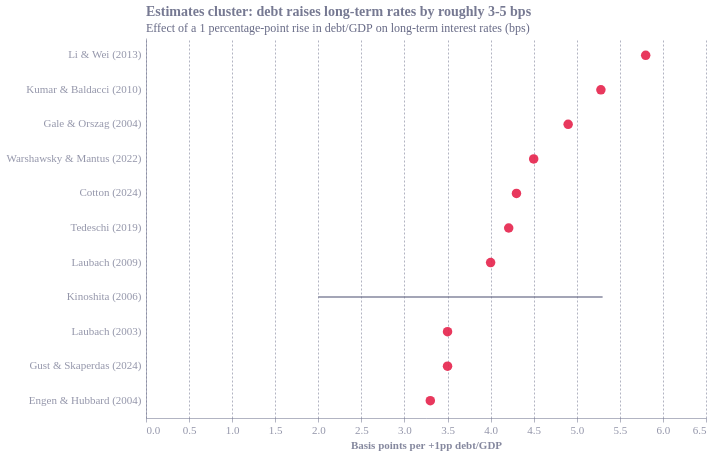

Write notebook code for a chart like this one.
### Code cell
# ---- data (Table 1: bps effect of +1pp debt/GDP on long-term rates) ----
# point = single estimate; low/high = range (Kinoshita only)
rows = [
    ("Laubach (2003)",            3.50, None, None),
    ("Engen & Hubbard (2004)",    3.30, None, None),
    ("Gale & Orszag (2004)",      4.90, None, None),
    ("Kinoshita (2006)",          None, 2.00, 5.30),
    ("Laubach (2009)",            4.00, None, None),
    ("Kumar & Baldacci (2010)",   5.28, None, None),
    ("Li & Wei (2013)",           5.80, None, None),
    ("Tedeschi (2019)",           4.21, None, None),
    ("Warshawsky & Mantus (2022)",4.50, None, None),
    ("Gust & Skaperdas (2024)",   3.50, None, None),
    ("Cotton (2024)",             4.30, None, None),
]
df = pd.DataFrame(rows, columns=["study", "point", "low", "high"])
# a single column for sorting (use point, or range midpoint for Kinoshita)
df["sortval"] = df["point"].fillna((df["low"] + df["high"]) / 2)

# ---- EO theme ----
styles = EcoStyles()
styles.register_and_enable_theme()          # match your usual call / theme name

order = alt.EncodingSortField(field="sortval", order="descending")

# range bar for Kinoshita (only rows with low/high)
rng = (
    alt.Chart(df)
    .transform_filter("isValid(datum.low)")
    .mark_rule(strokeWidth=2, opacity=0.6)
    .encode(
        y=alt.Y("study:N", sort=order, title=None),
        x=alt.X("low:Q", title="Basis points per +1pp debt/GDP",
                scale=alt.Scale(domain=[0, 6.5])),
        x2="high:Q",
    )
)

# point estimates
pts = (
    alt.Chart(df)
    .transform_filter("isValid(datum.point)")
    .mark_point(filled=True, size=90, opacity=0.9)
    .encode(
        y=alt.Y("study:N", sort=order, title=None),
        x=alt.X("point:Q", title="Basis points per +1pp debt/GDP",
                scale=alt.Scale(domain=[0, 6.5])),
        tooltip=[alt.Tooltip("study:N", title="Study"),
                 alt.Tooltip("point:Q", title="bps", format=".2f")],
    )
)

chart = (rng + pts).properties(
    width=560, height=380,
    title=alt.Title(
        "Estimates cluster: debt raises long-term rates by roughly 3-5 bps",
        subtitle="Effect of a 1 percentage-point rise in debt/GDP on long-term interest rates (bps)",
    ),
)

styles.save(chart, name="interest_rate_dotplot",
            source="See Appendix Table 1 for studies and samples", svg=True)
chart

### Figure 1 — Vega-Lite specification as saved in the notebook (floating-point values rounded to 4 significant figures)
{"config": {"font": "Circular Std", "text": {"color": "#676A86", "align": "left", "baseline": "middle", "dx": 7, "dy": 0, "fontSize": 11}, "view": {"stroke": null, "continuousWidth": 400, "continuousHeight": 300, "discreteWidth": 400, "discreteHeight": 300}, "range": {"category": ["#36B7B4", "#E6224B", "#F4C245", "#0063AF", "#00A767", "#179FDB", "#EB5C2E", "#5C267B", "#122B39"], "diverging": ["#E6224B", "#E54753", "#C9C9C9", "#179FDB", "#122B39"], "heatmap": ["#C9C9C9", "#179FDB", "#0063AF", "#122B39"], "ordinal": ["#00A767", "#36B7B4", "#179FDB", "#0063AF", "#243B5A"]}, "bar": {"color": "#179fdb"}, "line": {"color": "#e6224b"}, "rule": {"color": "#676A86"}, "area": {"opacity": 0.8}, "point": {"filled": true, "size": 80, "color": "#e6224b", "opacity": 0.95}, "geoshape": {"stroke": "white", "strokeWidth": 0.3}, "rect": {"fill": "#d6d4d4", "opacity": 0.3}, "axis": {"labelColor": "#676A86", "labelFontSize": 11, "labelFont": "Circular Std", "labelOpacity": 0.7, "tickColor": "#676A86", "tickOpacity": 0.5, "domainColor": "#676A86", "domainOpacity": 0.5, "gridColor": "#676A86", "gridDash": [2, 2], "gridOpacity": 0.5, "title": null, "titleColor": "#676A86", "titleOpacity": 0.8, "tickSize": 4}, "axisXDiscrete": {"grid": false, "labelAngle": 0, "tickCount": 10, "tickOpacity": 0.5, "title": null}, "axisYDiscrete": {"ticks": false, "labelPadding": 5}, "axisXTemporal": {"grid": false, "ticks": true}, "axisXQuantitative": {"grid": true}, "axisYQuantitative": {"gridColor": "#676A86", "gridDash": [1, 5], "gridOpacity": 0.5, "ticks": false, "labelPadding": 5, "tickCount": 8, "titleAngle": 0, "titleAlign": "left", "titleBaseline": "bottom", "titleX": 0, "titleY": -5}, "title": {"color": "#676A86E6", "subtitleColor": "#676A86", "font": "Circular Std", "subtitleFont": "Circular Std", "anchor": "start", "fontSize": 14, "subtitleFontSize": 12, "subtitlePadding": 4, "offset": 0, "frame": "group"}, "legend": {"titleColor": "#122b39", "title": null, "labelColor": "#122b39", "labelFontSize": 11}}, "layer": [{"mark": {"type": "rule", "opacity": 0.6, "strokeWidth": 2}, "encoding": {"x": {"field": "low", "scale": {"domain": [0, 6.5]}, "title": "Basis points per +1pp debt/GDP", "type": "quantitative"}, "x2": {"field": "high"}, "y": {"field": "study", "sort": {"field": "sortval", "order": "descending"}, "title": null, "type": "nominal"}}, "transform": [{"filter": "isValid(datum.low)"}]}, {"mark": {"type": "point", "filled": true, "opacity": 0.9, "size": 90}, "encoding": {"tooltip": [{"field": "study", "title": "Study", "type": "nominal"}, {"field": "point", "format": ".2f", "title": "bps", "type": "quantitative"}], "x": {"field": "point", "scale": {"domain": [0, 6.5]}, "title": "Basis points per +1pp debt/GDP", "type": "quantitative"}, "y": {"field": "study", "sort": {"field": "sortval", "order": "descending"}, "title": null, "type": "nominal"}}, "transform": [{"filter": "isValid(datum.point)"}]}], "data": {"name": "data-606b38f21eaf615c8d6bd94fa58baf82"}, "height": 380, "title": {"text": "Estimates cluster: debt raises long-term rates by roughly 3-5 bps", "subtitle": "Effect of a 1 percentage-point rise in debt/GDP on long-term interest rates (bps)"}, "width": 560, "$schema": "https://vega.github.io/schema/vega-lite/v6.4.1.json", "datasets": {"data-606b38f21eaf615c8d6bd94fa58baf82": [{"study": "Laubach (2003)", "point": 3.5, "low": null, "high": null, "sortval": 3.5}, {"study": "Engen & Hubbard (2004)", "point": 3.3, "low": null, "high": null, "sortval": 3.3}, {"study": "Gale & Orszag (2004)", "point": 4.9, "low": null, "high": null, "sortval": 4.9}, {"study": "Kinoshita (2006)", "point": null, "low": 2.0, "high": 5.3, "sortval": 3.65}, {"study": "Laubach (2009)", "point": 4.0, "low": null, "high": null, "sortval": 4.0}, {"study": "Kumar & Baldacci (2010)", "point": 5.28, "low": null, "high": null, "sortval": 5.28}, {"study": "Li & Wei (2013)", "point": 5.8, "low": null, "high": null, "sortval": 5.8}, {"study": "Tedeschi (2019)", "point": 4.21, "low": null, "high": null, "sortval": 4.21}, {"study": "Warshawsky & Mantus (2022)", "point": 4.5, "low": null, "high": null, "sortval": 4.5}, {"study": "Gust & Skaperdas (2024)", "point": 3.5, "low": null, "high": null, "sortval": 3.5}, {"study": "Cotton (2024)", "point": 4.3, "low": null, "high": null, "sortval": 4.3}]}}
